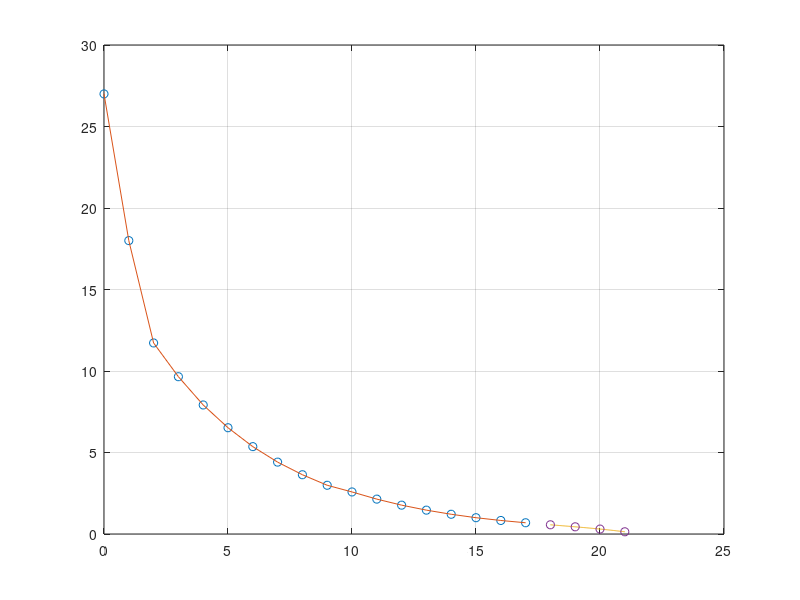

Source code (MATLAB):
x = 0:1:17;
y = [27.00 18.00 11.72 9.65 7.916 6.52 5.36 4.41 3.636 2.99 2.58 2.14 1.77 1.464 1.211 1.00 0.83 0.69];
xx = 0:1:17;
yy = spline(x,y,xx);
exppt = [18 19 20 21]
expls = linspace(18, 21, 100);
fs = spline(x,y);
plot(x,y,'o',xx,yy);
hold on;
plot(expls, ppval(fs, expls),'-', exppt, ppval(fs, exppt), 'o');
grid on;